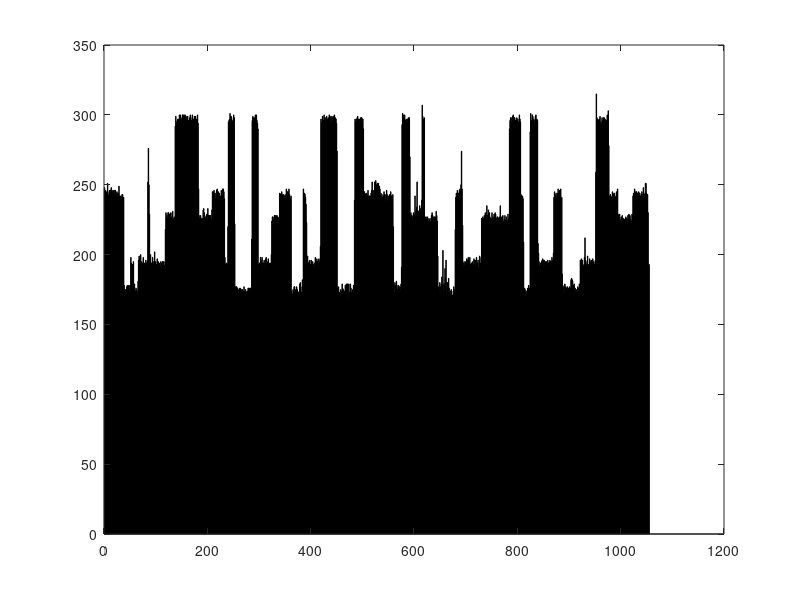

MATLAB code for this plot: (Note: this script raises an error after producing the figure.)
%%
% Diktya 1 Doinakis Michalis 9292
% e-mail: doinakis@ece.auth.gr
% Session2 script
%%
clc
clear
close all
%%
% Request Codes
echo = "E4511.";
ack = "Q9912,";
nack = "R1580.";
%%
% Produces graph G1 with the response times in milliseconds for a 4 minute
% experiment
%%
echoExperiment = importdata("echoExperiment.csv");
G1 = figure;
bar(echoExperiment);
g1Title = "G1: Echo Request Code: " + echo + newline + "Echo Packet experiment started: 2021-03-31 at 19:50:38 EEST" + ...
    newline + "Echo Packet experiment ended: 2021-03-31 at 19:54:38 EEST.";
title(g1Title);
ylabel("Response time (in milliseconds)");
xlabel("Packet");
saveas(G1,"G1.jpg");
%%
% Produces graph G2 with the response times in milliseconds for a 4 minute
% experiment (Automatic Repeat Request)
arqResponseTimes = importdata("arqResponseTimes.csv");
G2 = figure;
bar(arqResponseTimes);
g2Title = "G2: ACK Request Code: " + ack + "NACK Request Code: " + nack + newline + ...
    "Automatic Repeat experiment started: 2021-03-31 at 19:55:07 EEST" + newline + ...
    "Automatic Repeat Request experiment ended: 2021-03-31 at 19:59:07 EEST.";
title(g2Title);
ylabel("Response time (in milliseconds)");
xlabel("Packet");
saveas(G2,"G2.jpg");
%%
% Finds the estimation of the distribution for the repeations
ArqNumberOfNack = importdata("ArqNumberOfNack.csv");
ArqNumberOfNack = ArqNumberOfNack(ArqNumberOfNack ~=0);
timesRequested = unique(ArqNumberOfNack);
pd = fitdist(ArqNumberOfNack','Exponential');
xgrid = linspace(0,5,100)';
pdfEst = pdf(pd,xgrid);
G3 = figure;
h = histogram(ArqNumberOfNack,'Normalization','pdf');
line(xgrid+1,pdfEst);
ylim([0 1]);
xticks(1:size(timesRequested,2));
g3Title = "Distribution estimation." + newline + "G3: ACK Request Code: " + ack + "NACK Request Code: " + nack + ...
    newline + "Automatic Repeat experiment started: 2021-03-31 at 19:55:07 EEST" + newline + ...
    "Automatic Repeat Request experiment ended: 2021-03-31 at 19:59:07 EEST";
title(g3Title);
xlabel("#Repeations");
ylabel("Relative frequency of repeations");
saveas(G3,"G3.jpg");
%%
% Calculation of Bit Error Rate
% P = (1-BER)^L <=> BER = 1 - P^(1/L)
%%
ArqNumberOfNack = importdata("ArqNumberOfNack.csv");
k = 0;
L = 16 * 8;
ArqNumberOfNack = ArqNumberOfNack(ArqNumberOfNack ~=0);
timesRequested = unique(ArqNumberOfNack);

% k = 1*times(1) + 2*times(2) + ... + n*times(n)
for i= 1:size(timesRequested,2)
    if timesRequested(i) == 0
        continue;
    end
    k = k + timesRequested(i) * sum(ArqNumberOfNack == timesRequested(i));
end

P = size(ArqNumberOfNack,2)/k;
BER = 1 - P^(1/L);
%%